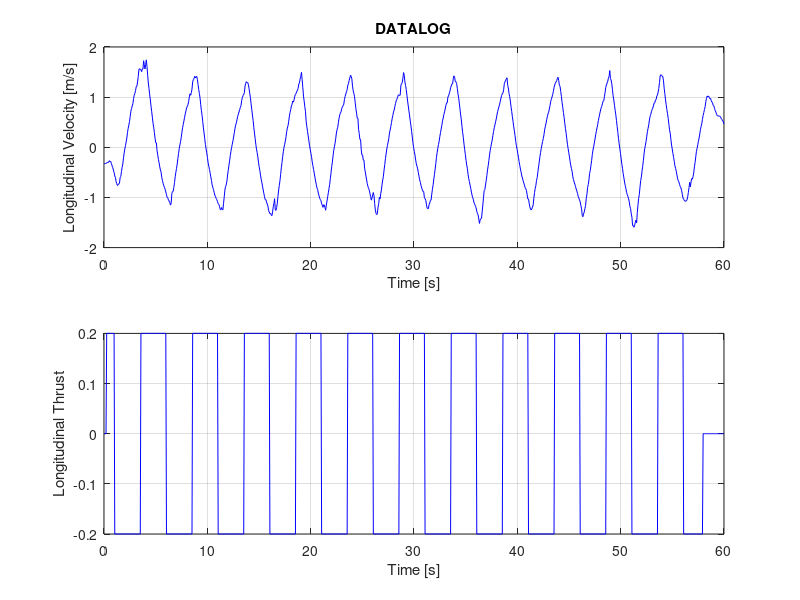
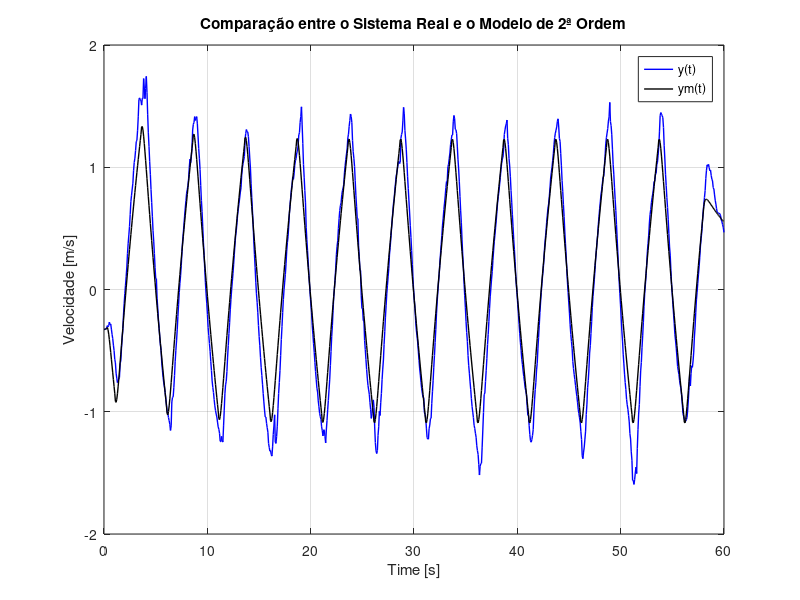

Write the MATLAB code that produced these figures, in order.
%% Atividade A1: Estudo de caso para o controle de velocidade longitudinal de um quadricóptero.
%clear all; close all; clc;

%% Setup
% Carregando os dados
data = load('datalog_lon_vel.txt');
t = data(:,1);          % Coluna 1: tempo (s)
u = data(:,2);          % Coluna 2: comando [-1,1]
y = data(:,3);          % Coluna 3: velocidade [m/s]

t_sim = 60;             % tempo de simulação
Ts = 0.065;             % periodo de amostragem
N = round( t_sim/Ts ); %length(t)    % numero total de amostras

% Plot do Datalog
figure; 
% Velocidade longitudinal
subplot(2,1,1); plot(t, y, 'b'); grid on;
xlabel('Time [s]'); ylabel('Longitudinal Velocity [m/s]'); 
title('DATALOG', 'FontWeight', 'bold');
% Comando
subplot(2,1,2); plot(t, u, 'b'); grid on;
xlabel('Time [s]'); ylabel('Longitudinal Thrust')

%% Modelagem da Planta - 2ª Ordem
% G(z) = Y(Z)/U(Z) = b0*z^(-1) + b1*z^(-2) / 1 + a1*z^(-1) + a2*z^(-2)
% y[n] = -a1*y(n-1) -a2*y(n-2) + b0*u(n-1) + b1*u(n-2);

% Estimação dos parametros da eq. das diferenças

% Fatiando o datalog
t_i = 10; N_i = round(t_i/Ts);
t_f = 20; N_f = round(t_f/Ts);
u_i = u(N_i:N_f); y_i = y(N_i:N_f); N_id = length(y_i);

% Estimador dos Minimos Quadrados 
PHI=[];
for n=3:N_id
    PHI = [PHI ; [-y_i(n-1) -y_i(n-2) u_i(n-1) u_i(n-2)] ];
end

theta = inv(PHI' * PHI) * PHI' * y_i(3:N_id);
a1 = theta(1); a2 = theta(2); b0 = theta(3); b1 = theta(4);

%% Simulação da saída estimada pelo modelo
ym = zeros(N,1);          % inicialização da saida estimada
ym(1:2) = y(1:2);         % condições iniciais

for n = 3:N
    ym(n) = -a1*ym(n-1) -a2*ym(n-2) +b0*u(n-1) +b1*u(n-2);
end

%% Plot do modelo identificado
figure;
%plot(t, u, 'r', 'LineWidth', 1); hold on;
plot(t, y, 'b', 'LineWidth', 1);  hold on;
plot(t(1:length(t)-1), ym, 'k', 'LineWidth', 1);

legend('y(t)', 'ym(t)', 'Location', 'northeast');
xlabel('Time [s]'); ylabel('Velocidade [m/s]');
title('Comparação entre o Sistema Real e o Modelo de 2ª Ordem');
grid on;

%% Salvando o modelo
model.Az = [1 a1 a2];
model.Bz = [0 b0 b1];
model.Ts = Ts;
save 'sys_mod01.mat' model;

